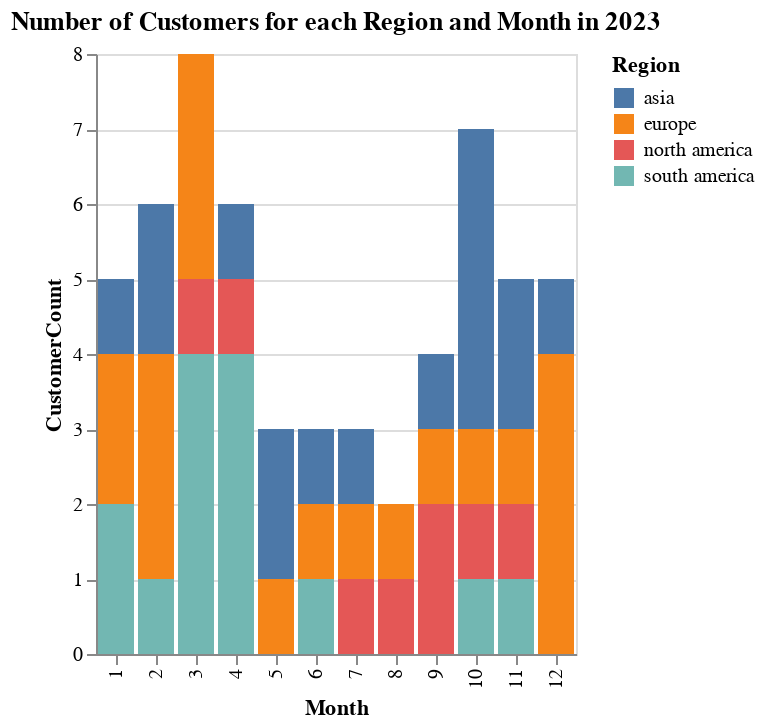

The notebook cell this image was saved under:
### Code cell
chart_2023 = create_bar_chart(grouped_df, 2023)
chart_2023.display()

### Figure 1 — Vega-Lite specification as saved in the notebook (floating-point values rounded to 4 significant figures)
{"config": {"view": {"continuousWidth": 300, "continuousHeight": 300}}, "data": {"name": "data-6100c10ebc267c352efd1839b82d09d7"}, "mark": {"type": "bar"}, "encoding": {"color": {"field": "Region", "type": "nominal"}, "tooltip": [{"field": "Month", "type": "quantitative"}, {"field": "Region", "type": "nominal"}, {"field": "CustomerCount", "type": "quantitative"}], "x": {"field": "Month", "type": "ordinal"}, "y": {"field": "CustomerCount", "type": "quantitative"}}, "params": [{"name": "param_2", "select": {"type": "interval", "encodings": ["x", "y"]}, "bind": "scales"}], "title": "Number of Customers for each Region and Month in 2023", "$schema": "https://vega.github.io/schema/vega-lite/v5.8.0.json", "datasets": {"data-6100c10ebc267c352efd1839b82d09d7": [{"Region": "asia", "Year": 2023, "Month": 1, "CustomerCount": 1}, {"Region": "asia", "Year": 2023, "Month": 2, "CustomerCount": 2}, {"Region": "asia", "Year": 2023, "Month": 4, "CustomerCount": 1}, {"Region": "asia", "Year": 2023, "Month": 5, "CustomerCount": 2}, {"Region": "asia", "Year": 2023, "Month": 6, "CustomerCount": 1}, {"Region": "asia", "Year": 2023, "Month": 7, "CustomerCount": 1}, {"Region": "asia", "Year": 2023, "Month": 9, "CustomerCount": 1}, {"Region": "asia", "Year": 2023, "Month": 10, "CustomerCount": 4}, {"Region": "asia", "Year": 2023, "Month": 11, "CustomerCount": 2}, {"Region": "asia", "Year": 2023, "Month": 12, "CustomerCount": 1}, {"Region": "europe", "Year": 2023, "Month": 1, "CustomerCount": 2}, {"Region": "europe", "Year": 2023, "Month": 2, "CustomerCount": 3}, {"Region": "europe", "Year": 2023, "Month": 3, "CustomerCount": 3}, {"Region": "europe", "Year": 2023, "Month": 5, "CustomerCount": 1}, {"Region": "europe", "Year": 2023, "Month": 6, "CustomerCount": 1}, {"Region": "europe", "Year": 2023, "Month": 7, "CustomerCount": 1}, {"Region": "europe", "Year": 2023, "Month": 8, "CustomerCount": 1}, {"Region": "europe", "Year": 2023, "Month": 9, "CustomerCount": 1}, {"Region": "europe", "Year": 2023, "Month": 10, "CustomerCount": 1}, {"Region": "europe", "Year": 2023, "Month": 11, "CustomerCount": 1}, {"Region": "europe", "Year": 2023, "Month": 12, "CustomerCount": 4}, {"Region": "north america", "Year": 2023, "Month": 3, "CustomerCount": 1}, {"Region": "north america", "Year": 2023, "Month": 4, "CustomerCount": 1}, {"Region": "north america", "Year": 2023, "Month": 7, "CustomerCount": 1}, {"Region": "north america", "Year": 2023, "Month": 8, "CustomerCount": 1}, {"Region": "north america", "Year": 2023, "Month": 9, "CustomerCount": 2}, {"Region": "north america", "Year": 2023, "Month": 10, "CustomerCount": 1}, {"Region": "north america", "Year": 2023, "Month": 11, "CustomerCount": 1}, {"Region": "south america", "Year": 2023, "Month": 1, "CustomerCount": 2}, {"Region": "south america", "Year": 2023, "Month": 2, "CustomerCount": 1}, {"Region": "south america", "Year": 2023, "Month": 3, "CustomerCount": 4}, {"Region": "south america", "Year": 2023, "Month": 4, "CustomerCount": 4}, {"Region": "south america", "Year": 2023, "Month": 6, "CustomerCount": 1}, {"Region": "south america", "Year": 2023, "Month": 10, "CustomerCount": 1}, {"Region": "south america", "Year": 2023, "Month": 11, "CustomerCount": 1}]}}
